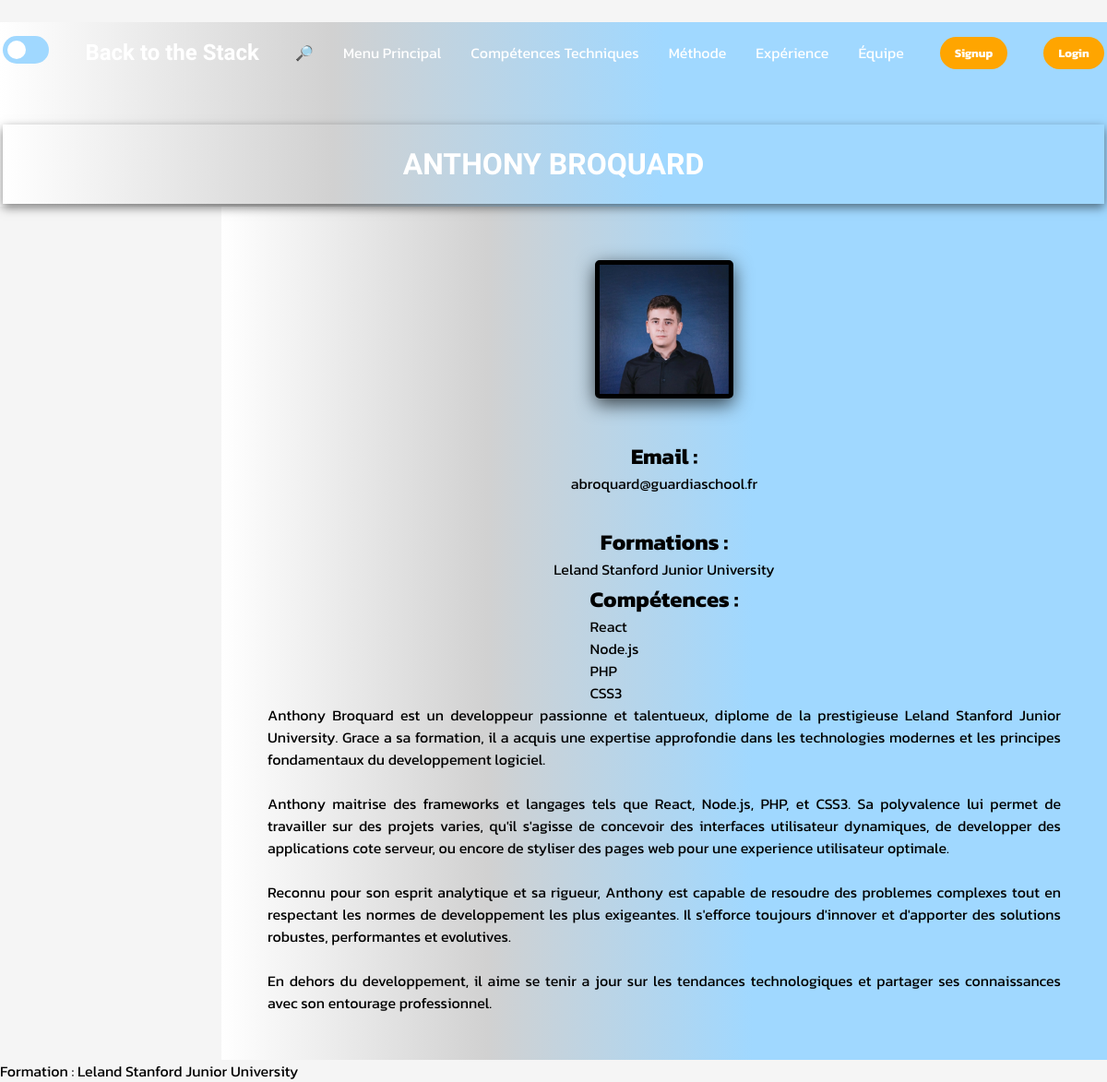
Page /php/membre.php?id=5 on the committed database.
### tables this page shows
CREATE TABLE `membres` (
  `id` int(11) NOT NULL,
  `nom` varchar(100) NOT NULL,
  `email` varchar(150) NOT NULL,
  `date` date NOT NULL,
  `formation` varchar(100) NOT NULL,
  `photo` varchar(255) NOT NULL,
  `test` text NOT NULL
);

CREATE TABLE `competences` (
  `id` int(11) NOT NULL,
  `nom` varchar(100) NOT NULL
);

### php/membre.php (the view, shortened to what this page needs)
<?php
include 'connexion.php';
if (isset($_GET['id'])) {
    $id = $_GET['id'];
    $stmt = $pdo->prepare("SELECT * FROM membres WHERE id = :id");
    $stmt->bindParam(':id', $id, PDO::PARAM_INT);
    $stmt->execute();
    $membre = $stmt->fetch();
    $stmt2 = $pdo->prepare("SELECT competences.nom FROM competences
                            INNER JOIN membre_competences ON competences.id = membre_competences.competence_id
                            WHERE membre_competences.membre_id = :id");
    $stmt2->bindParam(':id', $id, PDO::PARAM_INT);
    $stmt2->execute();
    $competences = $stmt2->fetchAll();
} else {
    die("Aucun ID spécifié !");
}
?>
<!DOCTYPE html>
<html lang="fr">
<head>
    <link id= "theme-link" rel="stylesheet" href="../css/dark-theme.css">
    <link rel="stylesheet" href="https://cdnjs.cloudflare.com/ajax/libs/font-awesome/6.0.0/css/all.min.css">
</head>
<body>
    <header>
        <div class="navbar">
            <div class="mode"><input type="checkbox" id="toggle" class="checkbox">
            <label for="toggle" class="label"></label>
        </div>
            <div class="logo"><a href="../html/index.html">Back to the Stack</a></div>
            <ul class="liens">
                <li><a href="recherche.php">🔎</a></li>
                <li><a href="../html/index.html">Menu Principal</a></li>
                <li><a href="../html/comptech.html">Compétences Techniques</a></li>
                <li><a href="../html/méthode.html">Méthode</a></li>
                <li><a href="../html/anciens clients.html">Expérience</a></li>
                <li><a href="../html/notreequipe.html">Équipe</a></li>
            </ul>
            <a href="signup.php" class="action_btn">Signup</a>
            <a href="login.php" class="action_btn">Login</a>
        </div>
        <h1 class="presentation_h1"><?php echo htmlspecialchars($membre['nom']); ?></h1>
    </header>
    <section class="texte_membre">
    <div class="photo_email-container">
        <img class="presentation_img" src="<?php echo $membre['photo']; ?>" alt="Portrait de <?php echo $membre['nom']; ?>">
        <p class="p_email"><h2>Email :</h2> <?php echo htmlspecialchars($membre['email']); ?></p>
        <p class="formation"><h2>Formations :</h2> <?php echo htmlspecialchars($membre['formation']); ?></p>
        <div class="block_membre">
        <p class="competences">
            <h2>Compétences :</h2>
                <?php foreach ($competences as $competence) : ?>
                <li><?php echo htmlspecialchars($competence['nom']); ?></li>
                <?php endforeach; ?>
        </p>
        </div>
    <div class="presentation_text-container">
        <p>
            <?php
                $text = htmlspecialchars(mb_convert_encoding($membre['test'], 'UTF-8', 'auto'));
                echo nl2br($text);
            ?>
        </p>
    </div>
</section>
    <div class="block_membre">
        <p class="p_formation">Formation : <?php echo htmlspecialchars($membre['formation']); ?></p>
    </div>
</body>
</html>

### css/dark-theme.css (style rules this page uses)
* { margin: 0; padding: 0; box-sizing: border-box; word-wrap: break-word; }
body { height: 100vh; background-color: rgb(0, 0, 0); margin-top: 2%; font-family: 'Kanit', sans-serif; align-items: center; justify-content: center; }
h1 { text-align: center; background: linear-gradient(90deg, #000, #2B2B7B, #4C4CFF); margin-top: 4%; padding: 2%; font-size: 2rem; text-transform: uppercase; font-family: 'Zen Dots', sans-serif; font-weight: 600; color: #fff; box-shadow: 0px 4px 10px rgba(0, 0, 0, 0.5); }
li { list-style: none; }
a { text-decoration: none; color: white; font-size: 1rem; white-space: nowrap; }
header { background: linear-gradient(90deg, #000, #2B2B7B, #4C4CFF);; margin-top: auto; position: relative; padding: 0.2rem; }
.navbar { width: 100%; height: 60px; max-width: 1200px; margin: 0 auto; display: flex; align-items: center; justify-content: space-between; box-sizing: border-box; }
.navbar .logo a { font-size: 1.5rem; font-weight: bold; white-space: nowrap; }
.logo { font-family: 'Zen Dots', sans-serif !important; font-size: 120% !important; }
.navbar .liens { display: flex; gap: 2rem; flex-wrap: wrap; }
.action_btn { background-color: orange; color: white; padding: 0.5rem 1rem; border: none; outline: none; border-radius: 20px; font-size: 0.8rem; font-weight: bold; cursor: pointer; transition: scale 0.2s ease; }
.presentation_img { width: 400px; height: auto; object-fit: cover; border: 5px solid white; box-shadow: 0px 6px 20px rgba(0, 0, 0, 0.7); border-radius: 15px; }
.presentation_text-container { flex: 1; display: flex; flex-direction: column; gap: 20px; }
.texte_membre { display: flex; align-items: flex-start; gap: 20px; flex-wrap: wrap; gap: 30px; align-items: center; margin-top: 0; margin-left: 20%; padding: 50px; max-width: 1200px; background: linear-gradient(135deg, #000, #2B2B7B, #4C4CFF); color: whitesmoke; }
.photo_email-container { display: flex; flex-direction: column; align-items: center; }
.presentation_img { width: 150px; height: auto; border-radius: 5px; margin-bottom: 10px; }
.p_email { margin: 2% 0; font-size: 14px; text-align: center; }
.formation { margin: 2% 0; font-size: 14px; text-align: center; }
.competences { margin: 2% 0; font-size: 14px; text-align: center; }
.label { display: inline-block; height: 30px; width: 50px; background: rgba(160, 216, 255); position: relative; transition: all .3s; border-radius: 60px; }
.label:after { content: ""; height: 20px; width: 20px; background: white; position: absolute; top: 17%; left: 10%; transition: all .3s; border-radius: 50%; }

### rows in the picture
membres: nom "ANTHONY BROQUARD", photo (picture), email "abroquard@guardiaschool.fr", formation "Leland Stanford Junior University", test "Anthony Broquard est un developpeur passionne et talentueux, diplome de la prestigieuse Leland Stanford Junior University. Grace a sa formation, il a acquis une expertise approfondie dans les technologies modernes et les principes fondamentaux du developpement logiciel. Anthony maitrise des frameworks et langages tels que React, Node.js, PHP, et CSS3. Sa polyvalence lui permet de travailler sur des projets varies, qu'il s'agisse de concevoir des interfaces utilisateur dynamiques, de developper des applications cote serveur, ou encore de styliser des pages web pour une experience utilisateur optimale. Reconnu pour son esprit analytique et sa rigueur, Anthony est capable de resoudre des…"
competences: nom "React"
competences: nom "Node.js"
competences: nom "PHP"
competences: nom "CSS3"
